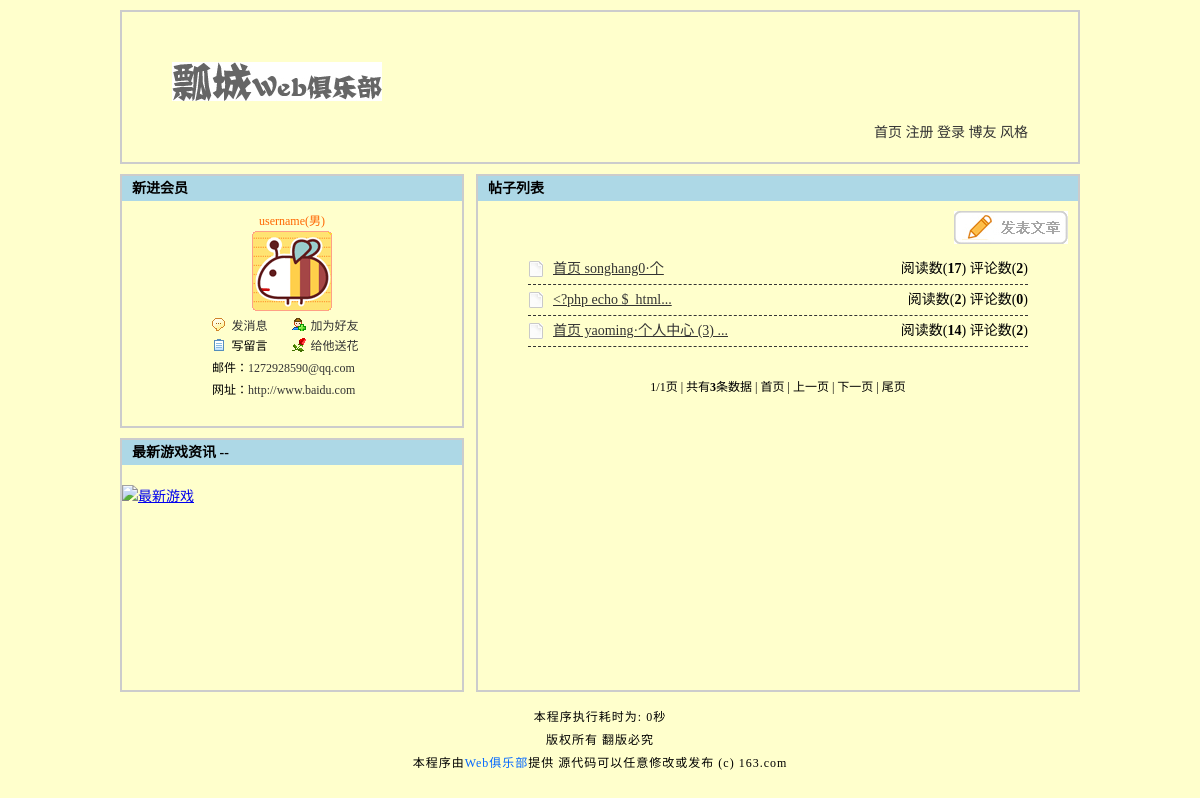
The page / on the database its author committed.
### tables this page shows
CREATE TABLE `tg_article` (
  `tg_id` mediumint(8) unsigned NOT NULL AUTO_INCREMENT COMMENT '//id',
  `tg_reid` mediumint(8) unsigned NOT NULL DEFAULT '0' COMMENT '//主题ID',
  `tg_username` varchar(20) NOT NULL COMMENT '//发帖人',
  `tg_type` tinyint(2) unsigned NOT NULL COMMENT '//发帖类型',
  `tg_title` varchar(40) NOT NULL COMMENT '//帖子标题',
  `tg_content` text NOT NULL COMMENT '//帖子内容',
  `tg_readcount` smallint(5) unsigned NOT NULL DEFAULT '0' COMMENT '//阅读量',
  `tg_commendcount` smallint(5) unsigned NOT NULL DEFAULT '0' COMMENT '//评论量',
  `tg_nice` tinyint(1) unsigned NOT NULL DEFAULT '0' COMMENT '//精华帖',
  `tg_date` datetime NOT NULL COMMENT '//发帖时间',
  PRIMARY KEY (`tg_id`)
);

### includes/mysql.func.php (called while the page is built, shortened)
<?php
function _query($_sql) {
	if (!$_result = mysql_query($_sql)) {
		exit('SQL执行失败'.mysql_error());
	}
	return $_result;
}
function _fetch_array_list($_result) {
	return mysql_fetch_array($_result,MYSQL_ASSOC);
}
?>

### index.php (the view, shortened to what this page needs)
<?php
$_html = _html(_get_xml('new.xml'));
global $_pagesize,$_pagenum,$_system;
$_result = _query("SELECT
												tg_id,tg_title,tg_type,tg_readcount,tg_commendcount
									FROM
												tg_article
									WHERE
												tg_reid=0
							ORDER BY
												tg_date DESC
									 LIMIT
												$_pagenum,$_pagesize
							");
?>
<!DOCTYPE html PUBLIC "-//W3C//DTD XHTML 1.0 Transitional//EN" "http://www.w3.org/TR/xhtml1/DTD/xhtml1-transitional.dtd">
<html xmlns="http://www.w3.org/1999/xhtml">
<head>
<?php
	require ROOT_PATH.'includes/title.inc.php';
?>
</head>
<body>
<?php
	require ROOT_PATH.'includes/header.inc.php';
?>
<div id="list">
	<h2>帖子列表</h2>
	<a href="post.php" class="post">发表帖子</a>
	<ul class="article">
		<?php
			$_htmllist = array();
			while (!!$_rows = _fetch_array_list($_result)) {
				$_htmllist['id'] = $_rows['tg_id'];
				$_htmllist['type'] = $_rows['tg_type'];
				$_htmllist['readcount'] = $_rows['tg_readcount'];
				$_htmllist['commendcount'] = $_rows['tg_commendcount'];
				$_htmllist['title'] = $_rows['tg_title'];
				$_htmllist = _html($_htmllist);
				echo '<li class="icon'.$_htmllist['type'].'"><em>阅读数(<strong>'.$_htmllist['readcount'].'</strong>) 评论数(<strong>'.$_htmllist['commendcount'].'</strong>)</em> <a href="article.php?id='.$_htmllist['id'].'">'._title($_htmllist['title'],20).'</a></li>';
			}
		?>
	</ul>
</div>
<div id="user">
	<h2>新进会员</h2>
	<dl>
		<dd class="user"><?php echo $_html['username']?>(<?php echo $_html['sex']?>)</dd>
		<dt><img src="<?php echo $_html['face']?>" alt="<?php echo $_html['username']?>" /></dt>
		<dd class="message"><a href="javascript:;" name="message" title="<?php echo $_html['id']?>">发消息</a></dd>
		<dd class="friend"><a href="javascript:;" name="friend" title="<?php echo $_html['id']?>">加为好友</a></dd>
		<dd class="guest">写留言</dd>
		<dd class="flower"><a href="javascript:;" name="flower" title="<?php echo $_html['id']?>">给他送花</a></dd>
		<dd class="email">邮件：<a href="mailto:<?php echo $_html['email']?>"><?php echo $_html['email']?></a></dd>
		<dd class="url">网址：<a href="<?php echo $_html['url']?>" target="_blank"><?php echo $_html['url']?></a></dd>
	</dl>
</div>
<div id="pics">
	<h2>最新游戏资讯 -- </h2>
	<a href="http://tg.37.com/?uid=1259350"><img src="images/logo2.jpg" alt="最新游戏" /></a>
</div>
<?php
	require ROOT_PATH.'includes/footer.inc.php';
?>
</body>
</html>

### styles/3/basic.css (style rules this page uses)
* { padding:0; margin:0; }
body { width:960px; margin:0 auto; background:#ffc; font-size:14px; }
ul { list-style-type:none; }
h2 { font-size:14px; background:lightblue; height:25px; line-height:25px; text-indent:10px; }

### styles/3/index.css (style rules this page uses)
#list { width:600px; height:514px; border:2px solid #ccc; float:right; }
#list a.post { display:block; width:114px; height:33px; background:url(../../images/aricle.jpg) no-repeat; text-indent:-9999px; margin:10px 10px 0 auto; }
#list ul.article { padding:10px 50px; }
#list ul.article li { height:30px; line-height:30px; border-bottom:1px dashed #333; }
#list ul.article li em { float:right; font-style:normal; }
#list ul.article li a { color:#333; }
#list ul.article li { padding:0 0 0 25px; }
#list ul.article li.icon1 { background:url(../../images/icon1.gif) no-repeat left center; }
#user { width:340px; height:250px; border:2px solid #ccc; float:left; margin:0 0 10px 0; font-size:12px; }
#user dl { width:170px; margin:0 auto; padding:10px 0 0 0; }
#user dl dt { width:170px; margin:0 0 5px 0; }
#user dl dt img { margin:0 auto; display:block; }
#user dl dd { height:20px; line-height:20px; text-align:center; width:85px; float:left; }
#user dl dd.email,#user dl dd.url { width:190px; text-align:left; padding:2px 0 0 0; text-indent:5px; }
#user dl dd a { text-decoration:none; color:#333; }
#user dl dd.user { width:170px; float:none; color:#f60; }
#user dl dd.message { background:url(../../images/x1.gif) no-repeat 5px 35%; }
#user dl dd.friend { background:url(../../images/x2.gif) no-repeat left 35%; }
#user dl dd.guest { background:url(../../images/x3.gif) no-repeat 5px 35%; }
#user dl dd.flower { background:url(../../images/x4.gif) no-repeat left 35%; }
#pics { width:340px; height:250px; border:2px solid #ccc; float:left; }
#pics img { display:block; margin:20px auto; border:none; }

### rows shown on the page
tg_article: tg_readcount "17", tg_commendcount "2", tg_title "首页 songhang0·个"
tg_article: tg_readcount "2", tg_commendcount "0", title "<?php echo $_html..."
tg_article: tg_readcount "14", tg_commendcount "2", tg_title "首页 yaoming·个人中心 (3) ..."

### other values the page prints
$_page "1"
$_pageabsolute "1"
$_num "3"
$_html['username'] "username"
$_html['sex'] "男"
$_html['email'] "1272928590@qq.com"
$_html['url'] "http://www.baidu.com"
_runtime() - START_TIME "0"
